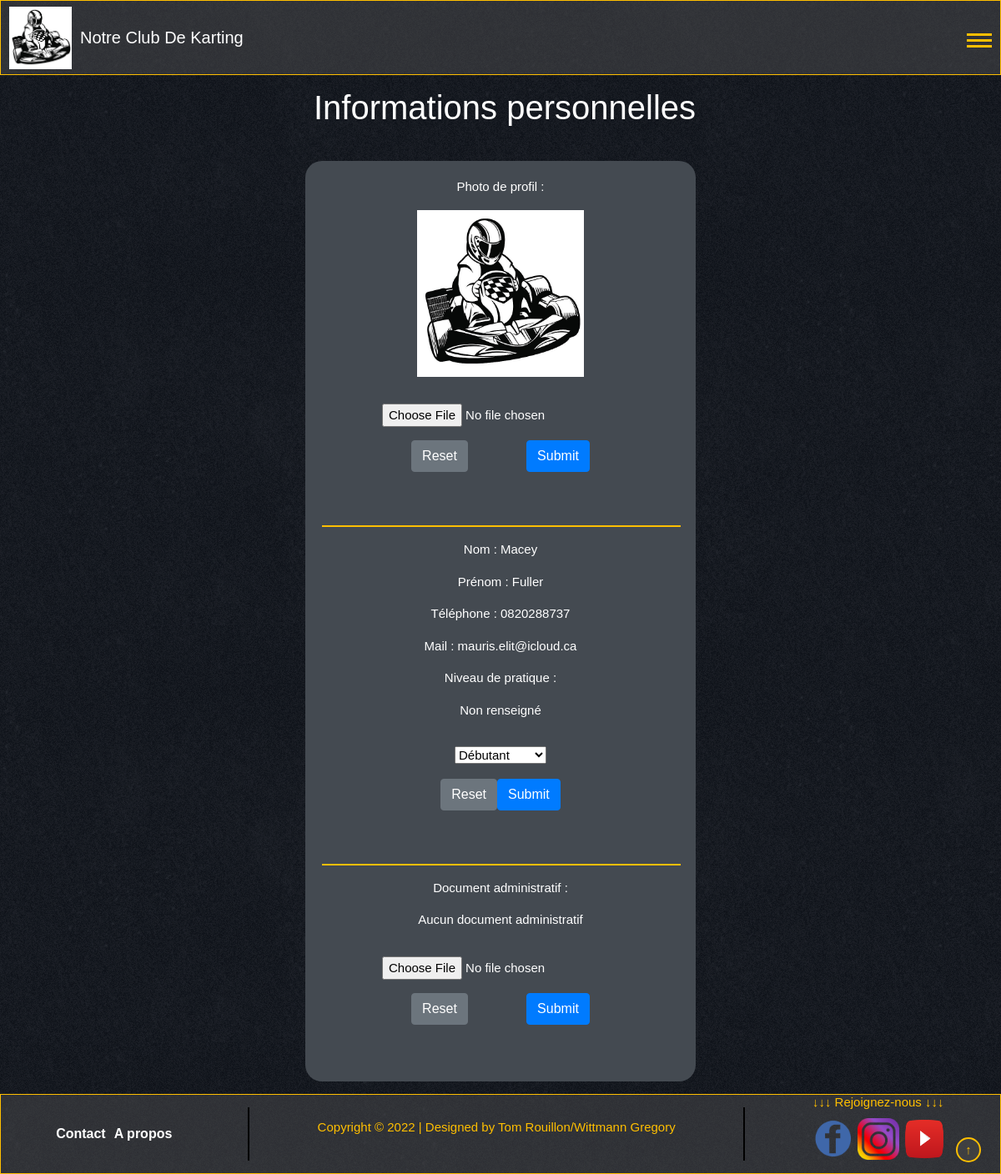
The app's page /src/profil.php (signed in) with its own data.
### tables this page shows
CREATE TABLE IF NOT EXISTS `Adherent` (
  `derniereVisite` DATE NULL,
  `derniereInscription` DATE NULL,
  `niveauPratique` VARCHAR(45) NULL,
  `photo` BLOB NULL,
  `Personne_idPersonne` INT NOT NULL,
  PRIMARY KEY (`Personne_idPersonne`),
  INDEX `fk_Adherent_Personne1_idx` (`Personne_idPersonne` ASC),
  CONSTRAINT `fk_Adherent_Personne1`
    FOREIGN KEY (`Personne_idPersonne`)
    REFERENCES `Personne` (`idPersonne`)
    ON DELETE NO ACTION
    ON UPDATE NO ACTION);

CREATE TABLE IF NOT EXISTS `Personne` (
  `idPersonne` INT NOT NULL AUTO_INCREMENT,
  `nom` VARCHAR(45) NOT NULL,
  `prenom` VARCHAR(45) NOT NULL,
  `adresse` VARCHAR(120) NOT NULL,
  `telephone` VARCHAR(12) NOT NULL,
  `mail` VARCHAR(45) NOT NULL,
  `mdp` VARCHAR(45) NOT NULL,
  PRIMARY KEY (`idPersonne`));

### src/infoUtilisateur.php (the view, shortened to what this page needs)
<?php
function infoUtilisateur()
{
    $connexion = connect_bd();
    $sql = "SELECT * FROM `personne` JOIN adherent ON personne.idPersonne = adherent.Personne_idPersonne WHERE `mail` = :mail";
    $stmt = $connexion->prepare($sql);
    $values = [
        ":mail" => $_SESSION["username"]
    ];
    $res = $stmt->execute($values);
    if (!$res) {
        echo "Problème d'accès à la bdd";
    } else {
        if ($stmt->rowCount() == 0) {
        ?>
            <script>
                alert("Erreur de connexion");
            </script>
        <?php
        } else {
            $row = $stmt->fetch();
        ?>
            <body>
                <div id="contenu">
                    <h1>Informations personnelles</h1>
                    <div id="profile">
                        <p>Photo de profil :</p>
                        <p>
                            <?php
                            if ($result = glob("users/" . $_SESSION["username"] . "/profil.*")) {
                                echo "<img src='" . $result[0] . "?t=" . time() . "' alt='Photo de profil' class='logo'>";
                            } else {
                                echo "<img src='logos/kart.jpg' alt='Photo de profil' width='200' height='200'>";
                            }
                            ?>
                            <form action="upload.php" method="post" enctype="multipart/form-data" id="pictureForm">
                                <div class="modal-body">
                                    <div class="form-group">
                                        <input type="file" name="file" id="file" accept="image/*">
                                    </div>
                                    <div class="form-group">
                                        <input type="reset" name="reset" class="btn btn-secondary">
                                        <input type="submit" name="submit" class="btn btn-primary">
                                    </div>
                                </div>
                            </form>
                        </p>
                        <hr>
                        <p>Nom : <?php echo $row["nom"]; ?></p>
                        <p>Prénom : <?php echo $row["prenom"]; ?></p>
                        <p>Téléphone : <?php echo $row["telephone"]; ?></p>
                        <p>Mail : <?php echo $row["mail"]; ?></p>
                        <p>Niveau de pratique : <?php
                        if ($row["niveauPratique"] == null) {
                            ?>
                            <p>Non renseigné</p>
                            <form action="updateNiveau.php" method="post" id="niveauForm" onsubmit="return confirm('Etes-vous sûr ? Cette action est irréversible');">
                                <div class="modal-body">
                                    <div class="form-group">
                                        <select name="niveau" id="niveau">
                                            <option value="Débutant">Débutant</option>
                                        </select>
                                    </div>
                                    <div class="form-group">
                                        <input type="reset" name="reset" class="btn btn-secondary">
                                        <input type="submit" name="submit" class="btn btn-primary">
                                    </div>
                                </div>
                            </form>
                            <?php
                        } else {
                            echo $row["niveauPratique"];
                        }
                        ?></p>
                        <hr>
                        <p>Document administratif : </p>
                        <p>
                            <?php
                            if (!file_exists("users/" . $_SESSION["username"] . "/doc_administratif.pdf")) {
                                echo "Aucun document administratif";
                            } else {
                                echo "<a href='download.php?file=" . urlencode($_SESSION["username"]) . "'>Télécharger le document administratif</a>";
                            }
                            ?>
                            <form action="upload.php" method="post" enctype="multipart/form-data" id="docForm">
                                <div class="modal-body">
                                    <div class="form-group">
                                        <input type="file" name="filePdf" id="filePdf" accept="application/pdf">
                                    </div>
                                    <div class="form-group">
                                        <input type="reset" name="reset" class="btn btn-secondary">
                                        <input type="submit" name="submitPdf" class="btn btn-primary">
                                    </div>
                                </div>
                            </form>
                        </p>
                    </div>
                </div>
            </body>
<?php
        }
    }
}
?>

### src/style/main.css (style rules this page uses)
:root { --backColor:rgba(22, 22, 22, 0.773); --footColor:#343a40; --eventColor: #444a51; }
body { font-family: 'Share Tech', sans-serif; display: block; margin: 0; width: auto; height: auto; background-image: url("../logos/blackmamba.png"); }
body h1 { margin-left: 10px; margin-top: 10px; }
body #contenu { min-height: 100vh; margin: 15px; font-size: 15px; color: white; }
body #contenu h1 { margin-top: 10px; margin-bottom: 10px; font-size: 40px; text-align: center; }
#profile { margin: auto; margin-top: 40px; display: flex; flex-direction: column; align-items: center; background-color: var(--eventColor); max-width: 40%; min-width: 300px; padding: 20px; border-radius: 20px; }
#profile hr { border: var(--yellowColor) 1px solid; width: 100%; }
#profile .modal-body div:nth-child(2) { display: flex; justify-content: space-around; }
#profile .modal-body .form-group:nth-child(1) { text-align: center; }

### src/style/footer.css (style rules this page uses)
:root { --footColor:rgba(75, 75, 76, 0.53); }

### src/style/header.css (style rules this page uses)
:root { --backColor:rgba(22, 22, 22, 0.773); --footColor:rgba(75, 75, 76, 0.53); --yellowColor:rgb(255, 191, 0); }

### records on screen
adherent: Personne_idPersonne.nom "Macey", Personne_idPersonne.prenom "Fuller", Personne_idPersonne.telephone "0820288737", Personne_idPersonne.mail "mauris.elit@icloud.ca"
